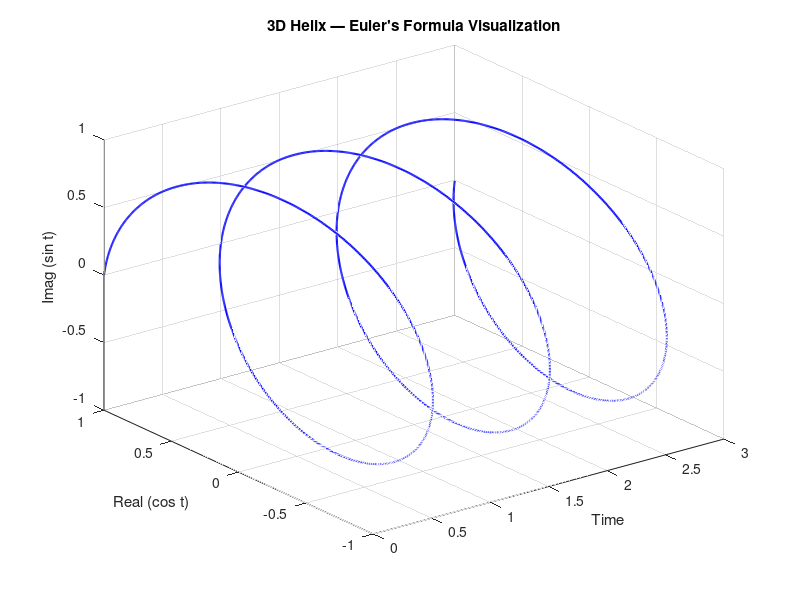

Recreate this plot in MATLAB.
clc; clear all;

fs = 1000;
t = 0:1/fs:3;
z = exp(1j * 2*pi*t);

plot3(t, real(z), imag(z), 'b', 'LineWidth', 1.5);
grid on;
xlabel('Time'); ylabel('Real (cos t)'); 
zlabel('Imag (sin t)');
title('3D Helix — Euler''s Formula Visualization');
